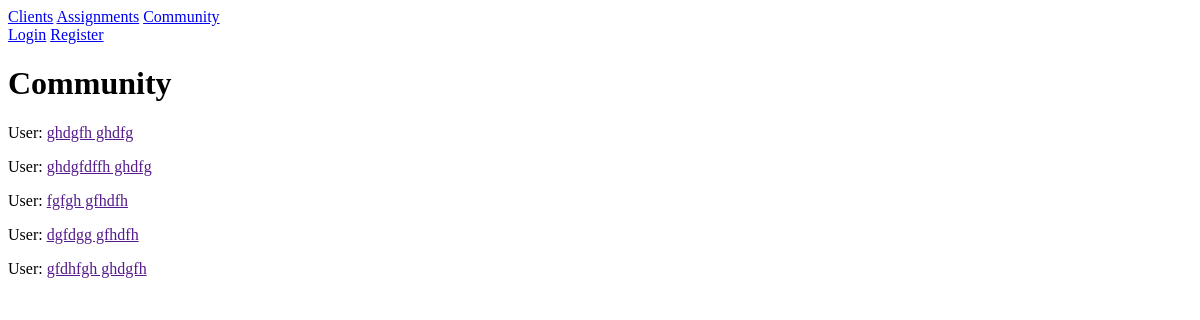
Before: /community/ with the older database file.
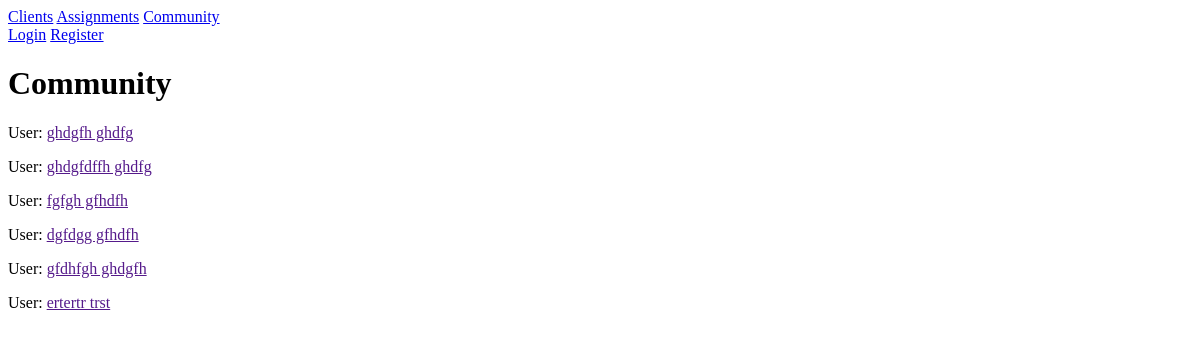
After: the same page with the newer database file.
### main/models.py (models this page shows)
class User(AbstractUser):
    birth_date = models.DateField(null=True)
    update_date = models.DateTimeField(auto_now=True)
    add_date = models.DateTimeField(auto_now_add=True)
    profile = models.TextField(blank=True)
    accept_policy = models.BooleanField(default=False)

### main/views.py (the view)
# urls.py: path('community/', Community.as_view(), name='community'),
class Community(ListView):
    model = User
    template_name = 'main/community.html'
    context_object_name = 'users'
    def get_queryset(self):
        queryset = User.objects.exclude(username=self.request.user.username)
        return queryset

### main/templates/main/community.html
{% extends 'main/base.html' %}
{% block content %}
    <h1>Community</h1>
    {% for user in users %}
        <p>User: <a href="">{{ user }}</a></p>
    {% endfor %}
{% endblock %}

Changed rows visible on the page:
added User: username "ertertr trst"
